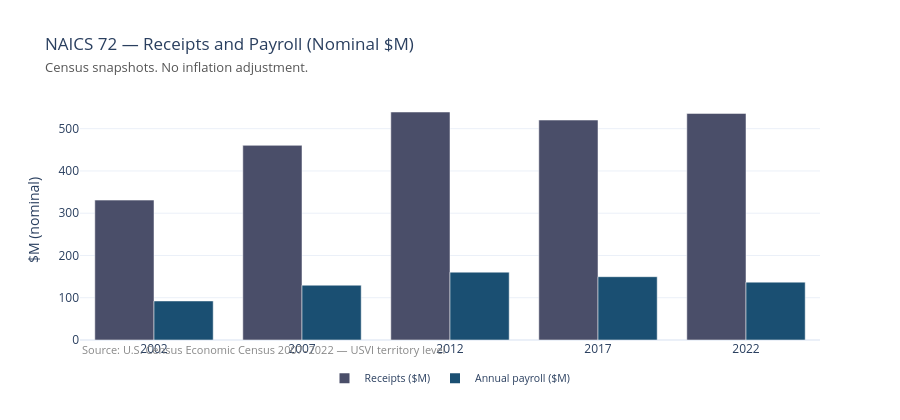

This figure's notebook cell:
### Code cell
# Payroll and receipts (nominal)
c_n72 = (
    census_dedup[census_dedup["naics"] == "72"]
    .dropna(subset=["payann_k"])
    .sort_values("year")
)

fig = go.Figure()
fig.add_trace(
    go.Bar(
        x=c_n72["year"],
        y=c_n72["rcptot_k"] / 1000,
        name="Receipts ($M)",
        marker_color=PALETTE["total"],
    )
)
fig.add_trace(
    go.Bar(
        x=c_n72["year"],
        y=c_n72["payann_k"] / 1000,
        name="Annual payroll ($M)",
        marker_color=PALETTE["tourists"],
    )
)
fig.update_layout(
    barmode="group",
    title=dict(
        text="NAICS 72 — Receipts and Payroll (Nominal $M)<br>"
        '<span style="font-size:13px;color:#555">Census snapshots. No inflation adjustment.</span>',
        font=dict(size=17),
    ),
    yaxis_title="$M (nominal)",
    height=420,
    annotations=[
        dict(
            xref="paper",
            yref="paper",
            x=0,
            y=-0.08,
            text='<span style="color:#888;font-size:11px">Source: U.S. Census Economic Census 2007–2022 — USVI territory level</span>',
            showarrow=False,
            xanchor="left",
        )
    ],
)
fig.show()

### Figure 1 — Plotly figure (JSON) as saved in the notebook; plotly's stock layout.template omitted (floating-point values rounded to 4 significant figures)
{"data": [{"marker": {"color": "#4a4e69"}, "name": "Receipts ($M)", "type": "bar", "x": [2002, 2007, 2012, 2017, 2022], "y": [331.0, 460.5, 539.4, 520.4, 536.1]}, {"marker": {"color": "#1a4f72"}, "name": "Annual payroll ($M)", "type": "bar", "x": [2002, 2007, 2012, 2017, 2022], "y": [92.36, 129.6, 160.5, 149.7, 136.9]}], "layout": {"annotations": [{"showarrow": false, "text": "<span style=\"color:#888;font-size:11px\">Source: U.S. Census Economic Census 2007–2022 — USVI territory level</span>", "x": 0, "xanchor": "left", "xref": "paper", "y": -0.08, "yref": "paper"}], "barmode": "group", "height": 420, "title": {"font": {"size": 17}, "text": "NAICS 72 — Receipts and Payroll (Nominal $M)<br><span style=\"font-size:13px;color:#555\">Census snapshots. No inflation adjustment.</span>"}, "yaxis": {"title": {"text": "$M (nominal)"}}}}
